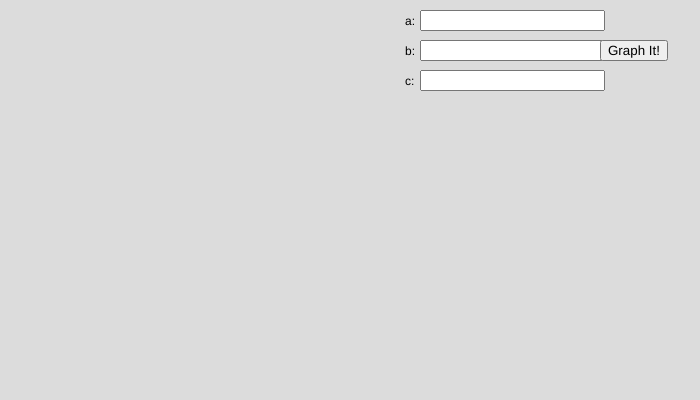
Frame 1 (no input)
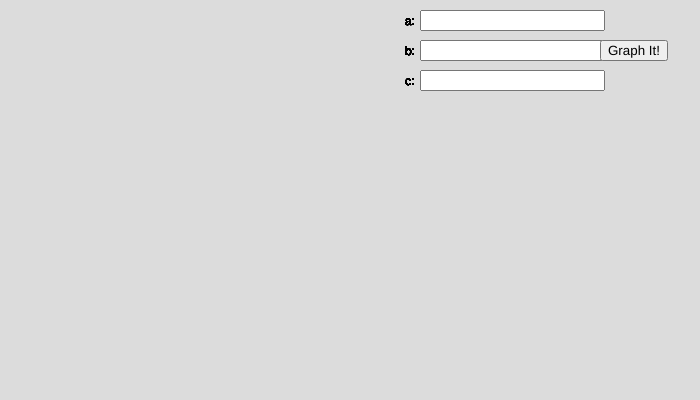
Frame 60 (no input)
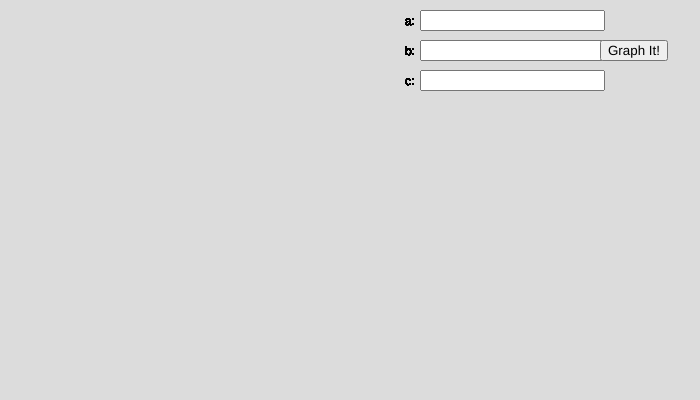
Frame 120 (the mouse pressed at the canvas centre since frame 60)

The p5.js sketch that drew these frames (run headless with seeded random() and noise() and a simulated clock; from frame 60 on, the mouse is pressed at the canvas centre):

// p5.js sketch
// ── sketch.js
//Aviyan Panday, CS1 A (Whittenburg), No EC implemented

let graph_it_button;
let a_input, b_input, c_input;
let a_term, b_term, c_term;

function setup() {
  createCanvas(700, 400);
  
  a_input = createInput();
  a_input.position(420, 10);
  b_input = createInput();
  b_input.position(420, 40);
  c_input = createInput();
  c_input.position(420, 70);
  
  graph_it_button = createButton('Graph It!');
  graph_it_button.position(600, 40);
  graph_it_button.mousePressed(graph_it);
  
  background(220);
  
  run_milestone_1_tests();
}

function draw() {
  fill(0);
  text("a:", 405, 25);
  text("b:", 405, 55);
  text("c:", 405, 85);

}

//----------------------------Milestone 1----------------------------//
function get_y(x, a, b, c){
  // Given y=ax^2+bx+c, calculates y for a given x.
   return a*x**2 + b*x + c;
}

function get_h(a, b, c){
  //Given y=ax^2+bx+c, calculates h from y = a(x - h)^2 + k
  return -b/(2*a);
}

function get_k(a, b, c){
  //Given y=ax^2+bx+c, calculates k from y = a(x - h)^2 + k
  return get_y(get_h(a, b, c), a, b, c);
}

function get_x_intercepts(a, b, c){
  //Given y=ax^2+bx+c, use the quadratic formula
  if(b**2 - 4*a*c > 0){
    if(a != 0){
      let pos = (-1 * b + Math.sqrt(b**2 - 4*a*c))/(2*a); //plus
      let neg = (-1 * b - Math.sqrt(b**2 - 4*a*c))/(2*a); //minus
      if(pos > neg){
        return [pos, neg]; //reordering the x-ints if needed?
      }
      else{
        return [neg, pos];
      }
    }
    else{
      return [(-1*c)/b]; // this essentially means the equation is linear, so all i'm doing is computing the x-int for it
    }
  }
  if(b**2 - 4*a*c === 0){
    if(a != 0){
      return [(-1 * b + Math.sqrt(b**2 - 4*a*c))/(2*a)]; // one solution, so either plus sqrt(b^2 - 4ac) or minus would work
    }
    else{
      return []; //returns empty array
    }
  }
  else{
      return []; //returns empty array
  }
}

function get_y_intercept(a, b, c){
  //Given y=ax^2+bx+c, each point where x = 0
  return c;
}

function coefficient_handler(n, isC, isA, isVertex) {
  if (n === 0 && isVertex) {
    return "";
  }
  if (n > 0 && isVertex) {
    return "+ " + n;
  }
  if (n < 0 && isVertex) {
    return "- " + Math.abs(n);
  }
  if (n === 1 && isA === true) {
    return "";
  }
  if (n === -1 && isA === true) {
    return "-";
  }
  if (n === 0 && isA === true) {
    return "0";
  }
  if (n === 1 && isC === true) {
    return "+ 1";
  }
  if (n === 1 && isC === false) {
    return "+ ";
  }
  if (n === -1) {
    return "- ";
  }
  if (n > 0) {
    return "+ " + n;
  }
  if (n === 0) {
    return "+ 0";
  }
  if (n < 0) {
    return "- " + Math.abs(n);
  }
}
function draw_text(a, b, c) {
  background(220);
  fill(0);
  let xints = get_x_intercepts(a, b, c);
  text("Standard Form: y = " + coefficient_handler(a, false, true, false) + "x\u00B2 " + coefficient_handler(b, false, false, false) + "x " + coefficient_handler(c, true, false, false), 405, 120);

  let h = get_h(a, b, c);
  let k = get_k(a, b, c);
  if (isFinite(h) && isFinite(k)) {
    text("Vertex Form: y = " + a + "(x " + coefficient_handler(h, false, false, true) + ")\u00B2 " + coefficient_handler(k, false, false, true), 405, 140);
    text("Vertex: (" + h + ", " + k + ")", 405, 160);
    text("Axis of Symmetry: x = " + h, 405, 180);
    if (xints.length === 0) {
      text("X-Intercepts: NONE", 405, 220);
    }
    if (xints.length === 1) {
      text("X-Intercept: (" + xints[0] + ", 0)", 405, 220);
    }
    if (xints.length === 2) {
      text("X-Intercepts: (" + xints[0] + ", 0), (" + xints[1] + ", 0)", 405, 220);
    }
    text("Y-Intercept: (0, " + get_y_intercept(a, b, c) + ")", 405, 240);

    text("X", 410, 280);
    text("Y", 450, 280);
    line(435, 270, 435, height);
    line(400, 285, 470, 285);

    text(h - 2, 410, 300);
    text(h - 1, 410, 320);
    text(h, 410, 340);
    text(h + 1, 410, 360);
    text(h + 2, 410, 380);
    text(get_y(h - 2, a, b, c), 450, 300);
    text(get_y(h - 1, a, b, c), 450, 320);
    text(get_y(h, a, b, c), 450, 340);
    text(get_y(h + 1, a, b, c), 450, 360);
    text(get_y(h + 2, a, b, c), 450, 380);
  } else {
    text("Vertex Form: N/A", 405, 140);
    text("Vertex: N/A", 405, 160);
    text("Axis of Symmetry: N/A", 405, 180);
    if (xints.length === 0) {
      text("X-Intercepts: NONE", 405, 220);
    }
    if (xints.length === 1) {
      text("X-Intercept: (" + xints[0] + ", 0)", 405, 220);
    }
    if (xints.length === 2) {
      text("X-Intercepts: (" + xints[0] + ", 0), (" + xints[1] + ", 0)", 405, 220);
    }
    text("Y-Intercept: (0, " + get_y_intercept(a, b, c) + ")", 405, 240);

    text("X", 410, 280);
    text("Y", 450, 280);
    line(435, 270, 435, height);
    line(400, 285, 470, 285);

    text("-2", 410, 300);
    text("-1", 410, 320);
    text("0", 410, 340);
    text("1", 410, 360);
    text("2", 410, 380);
    text(get_y(-2, a, b, c), 450, 300);
    text(get_y(-1, a, b, c), 450, 320);
    text(get_y(0, a, b, c), 450, 340);
  }
}
//----------------------------Milestone 2----------------------------//
function draw_grid(){
  //draws a grid-based coordinate plane in the viewing window
  fill(255);
  rect(0,0,400,400);
  line(0, 200, 400, 200)
  line(200, 0, 200, 400)
  push();
  strokeWeight(2);
  for(let i = -20; i < 20; i += 5){
    line(200+i*10, 195, 200+i*10, 205);
    line(195, 200+i*10, 205, 200+i*10);
  }
  pop();
}

function draw_graph(a, b, c){
  for(let i = -20; i <= 20; i += 0.001){
    fill(0);
    circle(get_view_window_x(i), get_view_window_y(get_y(i, a, b, c)), 1);
  }

  let h = get_h(a, b, c);
  let k = get_k(a, b, c);

  if(isFinite(h) && isFinite(k)){
    push()
    strokeWeight(2)
    for(let i = 0; i<400; i += 20){
      line(get_view_window_x(h), i, get_view_window_x(h), i+10)
    }
    pop()
    for(let i = h-2; i <= h+2; i++){
      fill(120);
      circle(get_view_window_x(i), get_view_window_y(get_y(i, a, b, c)), 10);
      push();
      fill(255, 50, 0)
      circle(get_view_window_x(h), get_view_window_y(k), 10)
      pop();
    }
  }
  else{
    for(let i = -2; i <= 2; i++){
      fill(120);
      circle(get_view_window_x(i), get_view_window_y(get_y(i, a, b, c)), 10);
    }
  }
  let xints = get_x_intercepts(a, b, c);
      fill(108, 250, 7)
      circle(get_view_window_x(xints[0]), get_view_window_y(get_y(xints[0], a, b, c)), 10)
      fill(108, 250, 7)
      circle(get_view_window_x(xints[1]), get_view_window_y(get_y(xints[1], a, b, c)), 10)
      fill(0, 212, 201)
      circle(get_view_window_x(0), get_view_window_y(get_y_intercept(a, b, c)), 10)
}

function get_view_window_x(math_x){
  return 200 + math_x*10;
  
}

function get_view_window_y(math_y){
  return 200 - math_y*10;
  
}

//----------------------------Event Listeners----------------------------//
function graph_it(){
  a = parseFloat(a_input.value());
  b = parseFloat(b_input.value());
  c = parseFloat(c_input.value());
  
  draw_text(a, b, c);
  draw_grid();
  draw_graph(a, b, c);
}

//----------------------------Function Tests----------------------------//
function run_milestone_1_tests(){
  //--------------------------------------------get_y tests--------------------------------------------//
  console.assert(get_y(0, 1, 2, 3)===3, "get_y(0, 1, 2, 3) should return 3. You returned:"+get_y(0, 1, 2, 3))
  console.assert(get_y(1, 1, 2, 3)===6, "get_y(1, 1, 2, 3) should return 6. You returned:"+get_y(1, 1, 2, 3))
  console.assert(get_y(1, 0, 2, -3)===-1, "get_y(1, 0, 2, -3) should return -1. You returned:"+get_y(1, 0, 2, -3))
  console.assert(get_y(4, 2, -4, 1)===17, "get_y(4, 2, -4, 1) should return 17. You returned:"+get_y(4, 2, -4, 1))
  print("All get_y() tests pass!!")
  //--------------------------------------------get_h tests--------------------------------------------//
  console.assert(get_h(1, 2, 3)===-1, "get_h(1, 2, 3) should return -1. You returned:"+get_h(1, 2, 3))
  console.assert(get_h(3, 0, 3)===0, "get_h(3, 0, 3) should return 0. You returned:"+get_h(3, 0, 3))
  console.assert(get_h(2, -4, 1)===1, "get_h(2, -4, 1) should return 1. You returned:"+get_h(2, -4, 1))
  print("All get_h() tests pass!!")
  //--------------------------------------------get_k tests--------------------------------------------//
  console.assert(get_k(1, 2, 3)===2, "get_k(1, 2, 3) should return 2. You returned:"+get_k(1, 2, 3))
  console.assert(get_k(2, -4, 1)===-1, "get_k(2, -4, 1) should return -1. You returned:"+get_k(2, -4, 1))
  print("All get_k() tests pass!!")
    //--------------------------------------------get_y_intercepts tests--------------------------------------------//
  console.assert(get_y_intercept(1, 2, 3)===3, "get_y_intercept(1, 2, 3) should return 3. You returned:"+get_y_intercept(1, 2, 3))
  console.assert(get_y_intercept(0, 2, 3)===3, "get_y_intercept(0, 2, -3) should return 3. You returned:"+get_y_intercept(0, 2, -3))
  console.assert(get_y_intercept(2, -4, 1)===1, "get_y_intercept(2, -4, 1) should return 1. You returned:"+get_y_intercept(2, -4, 1))
  print("All get_y_intercepts() tests pass!!")
  //--------------------------------------------get_x_intercepts tests--------------------------------------------//
  console.assert(get_x_intercepts(1, 2, 3).length===0, "get_x_intercepts(1, 2, 3) should return []. You returned:"+get_x_intercepts(1, 2, 3))
  console.assert(get_x_intercepts(2, -4, 1)[0]===1.7071067811865475 && get_x_intercepts(2, -4, 1)[1]===0.2928932188134524, "get_x_intercepts(2, -4, 1) should return [1.7071067811865475, 0.2928932188134524]. You returned:"+get_x_intercepts(2, -4, 1))
  console.assert(get_x_intercepts(1, 6, 9)[0]===-3, "get_x_intercepts(1, 6, 9) should return [-3]. You returned:"+get_x_intercepts(1, 6, 9))
  console.assert(get_x_intercepts(1, 6, 9).length===1, "get_x_intercepts(1, 6, 9) should return [-3]. You returned:"+get_x_intercepts(1, 6, 9))
  console.assert(get_x_intercepts(0, 3, 6)[0]===-2, "get_x_intercepts(0, 3, 6) should return [-2]. You returned:"+get_x_intercepts(0, 3, 6))
  print("All get_x_intercepts() tests pass!!")

}
